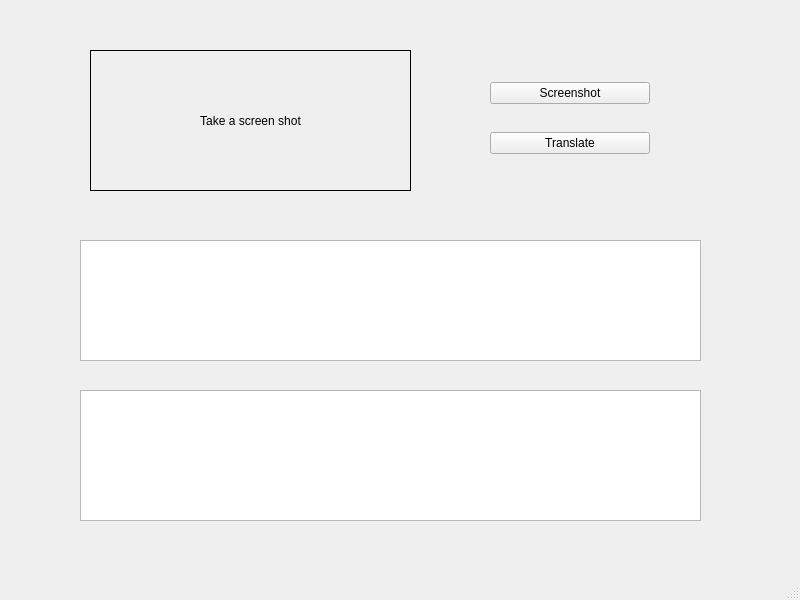
<?xml version="1.0" encoding="UTF-8"?>
<ui version="4.0">
 <class>MainWindow</class>
 <widget class="QMainWindow" name="MainWindow">
  <property name="geometry">
   <rect>
    <x>0</x>
    <y>0</y>
    <width>800</width>
    <height>600</height>
   </rect>
  </property>
  <property name="windowTitle">
   <string>MainWindow</string>
  </property>
  <widget class="QWidget" name="centralwidget">
   <widget class="QWidget" name="verticalLayoutWidget">
    <property name="geometry">
     <rect>
      <x>490</x>
      <y>60</y>
      <width>160</width>
      <height>116</height>
     </rect>
    </property>
    <layout class="QVBoxLayout" name="verticalLayout">
     <item>
      <widget class="QPushButton" name="Screenshot_button">
       <property name="text">
        <string>Screenshot</string>
       </property>
      </widget>
     </item>
     <item>
      <widget class="QPushButton" name="Translate_button">
       <property name="text">
        <string>Translate</string>
       </property>
      </widget>
     </item>
    </layout>
   </widget>
   <widget class="QLabel" name="Image">
    <property name="geometry">
     <rect>
      <x>90</x>
      <y>50</y>
      <width>321</width>
      <height>141</height>
     </rect>
    </property>
    <property name="frameShape">
     <enum>QFrame::Box</enum>
    </property>
    <property name="text">
     <string>Take a screen shot</string>
    </property>
    <property name="scaledContents">
     <bool>true</bool>
    </property>
    <property name="alignment">
     <set>Qt::AlignCenter</set>
    </property>
    <property name="wordWrap">
     <bool>false</bool>
    </property>
   </widget>
   <widget class="QTextBrowser" name="EngBrowser">
    <property name="geometry">
     <rect>
      <x>80</x>
      <y>240</y>
      <width>621</width>
      <height>121</height>
     </rect>
    </property>
    <property name="readOnly">
     <bool>false</bool>
    </property>
   </widget>
   <widget class="QTextBrowser" name="JapBrowser">
    <property name="geometry">
     <rect>
      <x>80</x>
      <y>390</y>
      <width>621</width>
      <height>131</height>
     </rect>
    </property>
   </widget>
   <widget class="QLabel" name="Logger">
    <property name="geometry">
     <rect>
      <x>80</x>
      <y>210</y>
      <width>621</width>
      <height>20</height>
     </rect>
    </property>
    <property name="text">
     <string/>
    </property>
   </widget>
  </widget>
  <widget class="QMenuBar" name="menubar">
   <property name="geometry">
    <rect>
     <x>0</x>
     <y>0</y>
     <width>800</width>
     <height>24</height>
    </rect>
   </property>
  </widget>
  <widget class="QStatusBar" name="statusbar"/>
  <action name="actionNew">
   <property name="text">
    <string>New</string>
   </property>
  </action>
 </widget>
 <resources/>
 <connections>
  <connection>
   <sender>Screenshot_button</sender>
   <signal>clicked()</signal>
   <receiver>MainWindow</receiver>
   <slot>screenshot()</slot>
   <hints>
    <hint type="sourcelabel">
     <x>569</x>
     <y>115</y>
    </hint>
    <hint type="destinationlabel">
     <x>399</x>
     <y>299</y>
    </hint>
   </hints>
  </connection>
  <connection>
   <sender>Translate_button</sender>
   <signal>clicked()</signal>
   <receiver>MainWindow</receiver>
   <slot>translate()</slot>
   <hints>
    <hint type="sourcelabel">
     <x>569</x>
     <y>165</y>
    </hint>
    <hint type="destinationlabel">
     <x>399</x>
     <y>299</y>
    </hint>
   </hints>
  </connection>
 </connections>
 <slots>
  <slot>screenshot()</slot>
  <slot>translate()</slot>
 </slots>
</ui>
